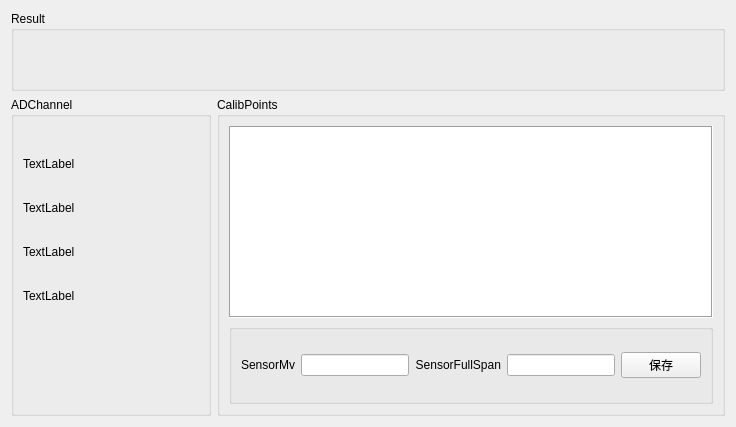
      <widget class="QWidget" name="tab_4">
       <attribute name="title">
        <string>Calibrate</string>
       </attribute>
       <layout class="QVBoxLayout" name="verticalLayout_6">
        <item>
         <widget class="QGroupBox" name="groupBox_6">
          <property name="sizePolicy">
           <sizepolicy hsizetype="Preferred" vsizetype="Fixed">
            <horstretch>0</horstretch>
            <verstretch>0</verstretch>
           </sizepolicy>
          </property>
          <property name="minimumSize">
           <size>
            <width>80</width>
            <height>80</height>
           </size>
          </property>
          <property name="title">
           <string>Result</string>
          </property>
          <widget class="QLabel" name="label">
           <property name="geometry">
            <rect>
             <x>10</x>
             <y>30</y>
             <width>16</width>
             <height>21</height>
            </rect>
           </property>
           <property name="text">
            <string/>
           </property>
           <property name="alignment">
            <set>Qt::AlignCenter</set>
           </property>
          </widget>
         </widget>
        </item>
        <item>
         <layout class="QHBoxLayout" name="horizontalLayout_10">
          <item>
           <widget class="QGroupBox" name="groupBox_10">
            <property name="minimumSize">
             <size>
              <width>200</width>
              <height>0</height>
             </size>
            </property>
            <property name="title">
             <string>ADChannel</string>
            </property>
            <layout class="QVBoxLayout" name="verticalLayout_9">
             <property name="spacing">
              <number>30</number>
             </property>
             <property name="topMargin">
              <number>40</number>
             </property>
             <item>
              <widget class="QLabel" name="lblAD1">
               <property name="text">
                <string>TextLabel</string>
               </property>
              </widget>
             </item>
             <item>
              <widget class="QLabel" name="lblAD2">
               <property name="text">
                <string>TextLabel</string>
               </property>
              </widget>
             </item>
             <item>
              <widget class="QLabel" name="lblAD3">
               <property name="text">
                <string>TextLabel</string>
               </property>
              </widget>
             </item>
             <item>
              <widget class="QLabel" name="lblAD4">
               <property name="text">
                <string>TextLabel</string>
               </property>
              </widget>
             </item>
             <item>
              <spacer name="verticalSpacer_2">
               <property name="orientation">
                <enum>Qt::Vertical</enum>
               </property>
               <property name="sizeHint" stdset="0">
                <size>
                 <width>20</width>
                 <height>40</height>
                </size>
               </property>
              </spacer>
             </item>
            </layout>
           </widget>
          </item>
          <item>
           <widget class="QGroupBox" name="groupBox_5">
            <property name="sizePolicy">
             <sizepolicy hsizetype="Expanding" vsizetype="Preferred">
              <horstretch>0</horstretch>
              <verstretch>0</verstretch>
             </sizepolicy>
            </property>
            <property name="title">
             <string>CalibPoints</string>
            </property>
            <layout class="QVBoxLayout" name="verticalLayout_5">
             <item>
              <widget class="QTableWidget" name="tblCalib">
               <property name="font">
                <font>
                 <pointsize>14</pointsize>
                </font>
               </property>
               <property name="frameShape">
                <enum>QFrame::Box</enum>
               </property>
               <attribute name="horizontalHeaderDefaultSectionSize">
                <number>200</number>
               </attribute>
              </widget>
             </item>
             <item>
              <widget class="QGroupBox" name="groupBox_7">
               <property name="sizePolicy">
                <sizepolicy hsizetype="Preferred" vsizetype="Fixed">
                 <horstretch>0</horstretch>
                 <verstretch>0</verstretch>
                </sizepolicy>
               </property>
               <property name="minimumSize">
                <size>
                 <width>0</width>
                 <height>80</height>
                </size>
               </property>
               <property name="title">
                <string/>
               </property>
               <layout class="QHBoxLayout" name="horizontalLayout_8">
                <property name="topMargin">
                 <number>3</number>
                </property>
                <property name="bottomMargin">
                 <number>3</number>
                </property>
                <item>
                 <widget class="QLabel" name="label_14">
                  <property name="sizePolicy">
                   <sizepolicy hsizetype="Preferred" vsizetype="Fixed">
                    <horstretch>0</horstretch>
                    <verstretch>0</verstretch>
                   </sizepolicy>
                  </property>
                  <property name="text">
                   <string>SensorMv</string>
                  </property>
                  <property name="alignment">
                   <set>Qt::AlignRight|Qt::AlignTrailing|Qt::AlignVCenter</set>
                  </property>
                 </widget>
                </item>
                <item>
                 <widget class="QLineEdit" name="edtSensorMv"/>
                </item>
                <item>
                 <widget class="QLabel" name="label_7">
                  <property name="sizePolicy">
                   <sizepolicy hsizetype="Preferred" vsizetype="Fixed">
                    <horstretch>0</horstretch>
                    <verstretch>0</verstretch>
                   </sizepolicy>
                  </property>
                  <property name="text">
                   <string>SensorFullSpan</string>
                  </property>
                  <property name="alignment">
                   <set>Qt::AlignRight|Qt::AlignTrailing|Qt::AlignVCenter</set>
                  </property>
                 </widget>
                </item>
                <item>
                 <widget class="QLineEdit" name="edtSensorFullSpan"/>
                </item>
                <item>
                 <widget class="QPushButton" name="btnSensorWrite">
                  <property name="text">
                   <string>保存</string>
                  </property>
                 </widget>
                </item>
               </layout>
              </widget>
             </item>
            </layout>
           </widget>
          </item>
         </layout>
        </item>
       </layout>
      </widget>
